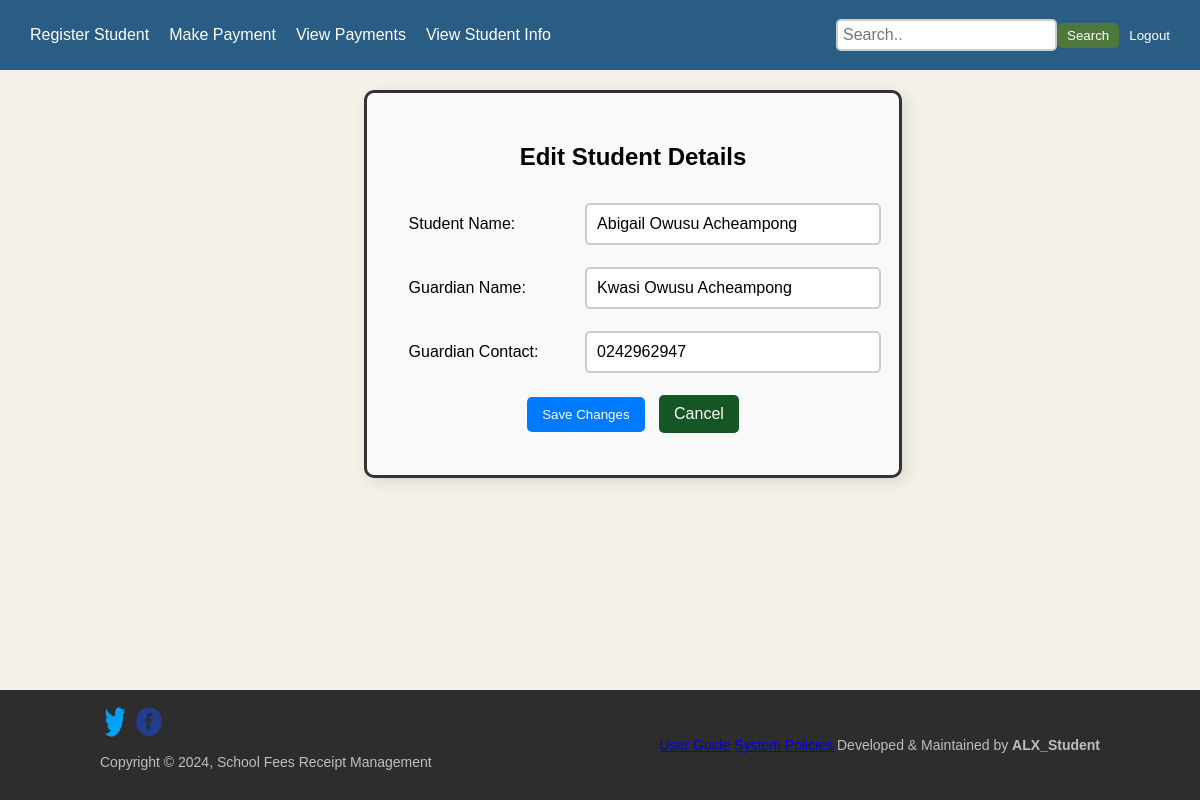
/students/students/edit/1/ (signed in), run on the app's committed database.
### StudentInformation_App/models.py (models this page shows, shortened)
class StudentRecords(models.Model):
    registered_by = models.ForeignKey(User, on_delete=models.SET_NULL, null=True, related_name="registered_students")
    name = models.CharField(max_length=100)
    admission_number = models.IntegerField(unique=True)  # Ensures uniqueness
    grade = models.CharField(max_length=50)
    guardian_name = models.CharField(max_length=100)  # Added guardian name
    guardian_contact = models.CharField(max_length=10)
    created_at = models.DateTimeField(auto_now_add=True)
    updated_at = models.DateTimeField(auto_now=True)

### StudentInformation_App/views.py (the view)
# urls.py: path("students/edit/<int:student_id>/", edit_student, name="edit_student"),
@login_required
def edit_student(request, student_id):
    student = get_object_or_404(StudentRecords, id=student_id)
    if request.method == "POST":
        student.name = request.POST.get("name")
        student.guardian_name = request.POST.get("guardian_name")
        student.guardian_contact = request.POST.get("guardian_contact")
        student.save()
        return redirect("student_list")  # Redirect to student list after saving
    return render(request, "StudentInformation_App/edit_student.html", {"student": student})

### StudentInformation_App/templates/StudentInformation_App/edit_student.html (shortened to what this page needs)
{% extends 'Authentication_App/base.html' %}
{% block navbar %}
<nav class="navbar">
 <div class="nav-left">
  <a href="{% url 'register_student' %}">Register Student</a>
  <a href="{% url 'make_payment' %}">Make Payment</a>
  <a href="{% url 'payment_list' %}">View Payments</a>
  <a href="{% url 'student_list' %}">View Student Info</a>
 </div>
 <div class="nav-right">
  <input type="text" placeholder="Search..">
  <button>Search</button>
  {% if user.is_authenticated %}
  <form action="{% url 'logout' %}" method="post" style="display: inline;">
   <button type="submit" style="background: none; border: none; color: white; cursor: pointer;">
    Logout
   </button>
  </form>
  {% else %}
  <a href="{% url 'login' %}">Login</a>
  {% endif %}
 </div>
</nav>
{% endblock %}
{% block content %}
<div class="form-container">
 <h2>Edit Student Details</h2>
 <form method="POST">
  <table>
   <tr>
    <td><label for="name">Student Name:</label></td>
    <td><input type="text" id="name" name="name" value="{{ student.name }}" required></td>
   </tr>
   <tr>
    <td><label for="guardian_name">Guardian Name:</label></td>
    <td><input type="text" id="guardian_name" name="guardian_name" value="{{ student.guardian_name }}" required></td>
   </tr>
   <tr>
    <td><label for="guardian_contact">Guardian Contact:</label></td>
    <td><input type="text" id="guardian_contact" name="guardian_contact" value="{{ student.guardian_contact }}"
      required></td>
   </tr>
   <tr>
    <td colspan="2" style="text-align: center;">
     <button type="submit">Save Changes</button>
     <a href="{% url 'student_list' %}" class="cancel-button">Cancel</a>
    </td>
   </tr>
  </table>
 </form>
</div>
{% endblock %}

### Authentication_App/templates/Authentication_App/base.html (style rules this page uses)
body { font-family: Arial, sans-serif; background-color: #F4F1E8; margin: 0; padding: 0; display: flex; flex-direction: column; min-height: 100vh; }
.navbar { background-color: #2a5d84; color: white; display: flex; justify-content: space-between; padding: 10px 20px; align-items: center; height: 50px; }
.nav-left, .nav-right { display: flex; align-items: center; }
.nav-left a, .nav-right a { color: white; text-decoration: none; margin: 0 10px; }
.nav-right input { padding: 5px; margin-left: 10px; }
.nav-right button { background-color: #4d773b; color: white; border: none; padding: 5px 10px; cursor: pointer; }

### StudentInformation_App/templates/StudentInformation_App/edit_student.html (style rules this page uses)
.form-container { width: 100%; max-width: 800px; margin: auto; padding: 30px; border: 3px solid #333; border-radius: 10px; background-color: #f9f9f9; box-shadow: 4px 4px 15px rgba(0, 0, 0, 0.1); }
h2 { text-align: center; }
table { width: 100%; }
table td { padding: 10px; }
input { width: 100%; padding: 10px; border: 2px solid #ccc; border-radius: 5px; font-size: 16px; }
button { padding: 10px 15px; background-color: #007BFF; color: white; border: none; border-radius: 5px; cursor: pointer; }
.cancel-button { padding: 10px 15px; background-color: #155724; color: white; border: none; border-radius: 5px; text-decoration: none; display: inline-block; margin-left: 10px; }

### data on the page
StudentRecords: name "Abigail Owusu Acheampong", guardian_name "Kwasi Owusu Acheampong", guardian_contact "0242962947"
